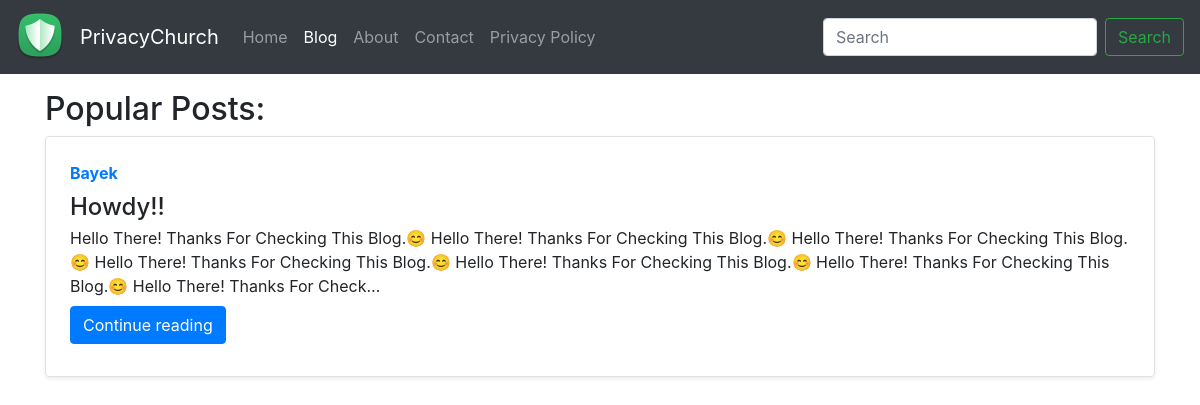
/blog/, run on an earlier commit of the app's database.
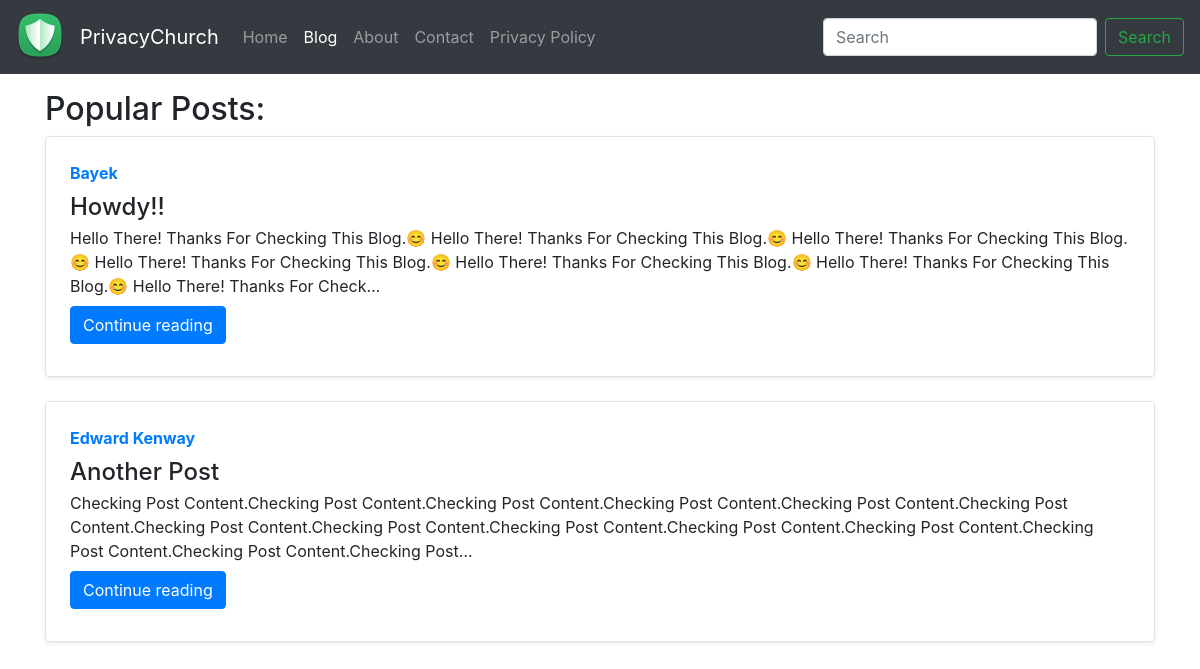
And on a later commit of the database.
### blog/models.py (models this page shows, shortened)
class Post(models.Model):
    sno = models.AutoField(primary_key=True)
    title = models.CharField(max_length=255)
    content = models.TextField()
    author = models.CharField(max_length=15)
    slug = models.CharField(max_length=130)
    timestamp = models.DateTimeField(blank=True)

### blog/views.py (the view)
# urls.py: path('', views.blogHome, name='blogHome'),
def blogHome(request):
    allPosts = Post.objects.all()
    context = {'allPosts': allPosts}
    return render(request, 'blog/blogHome.html', context)

### templates/blog/blogHome.html (shortened to what this page needs)
{% extends 'base.html' %}
{% block blogactive %} active {% endblock blogactive %}
{% block body %}
<div class="container my-3">
    <h2>Popular Posts:</h2>
    {% for post in allPosts %}
    <div class="row no-gutters border rounded overflow-hidden flex-md-row mb-4 shadow-sm h-md-250 position-relative">
            <div class="col p-4 d-flex flex-column position-static">
                <strong class="d-inline-block mb-2 text-primary">{{post.author}}</strong>
                <h4 class="mb-0">{{post.title}}</h4>
                <p class="card-text mb-auto">{{post.content| truncatechars:300 }}</p>
                <div class="my-2">
                    <a href="/blog/{{post.slug}}" role="button" class="btn btn-primary">Continue reading</a>
                </div>
            </div>
            </div>
            {% endfor %}
    </div>
{% endblock body %}

What changed in the data, as far as the page shows it:
added Post: author "Edward Kenway", title "Another Post", content "Checking Post Content.Checking Post Content.Checking Post Content.Checking Post Content.Checking Post Content.Checking Post Content.Checking Post Content.Checking Post Content.Checking Post Content.Checking Post Content.Checking Post Content.Checking Post Content.Checking Post Content.Checking Post…"
